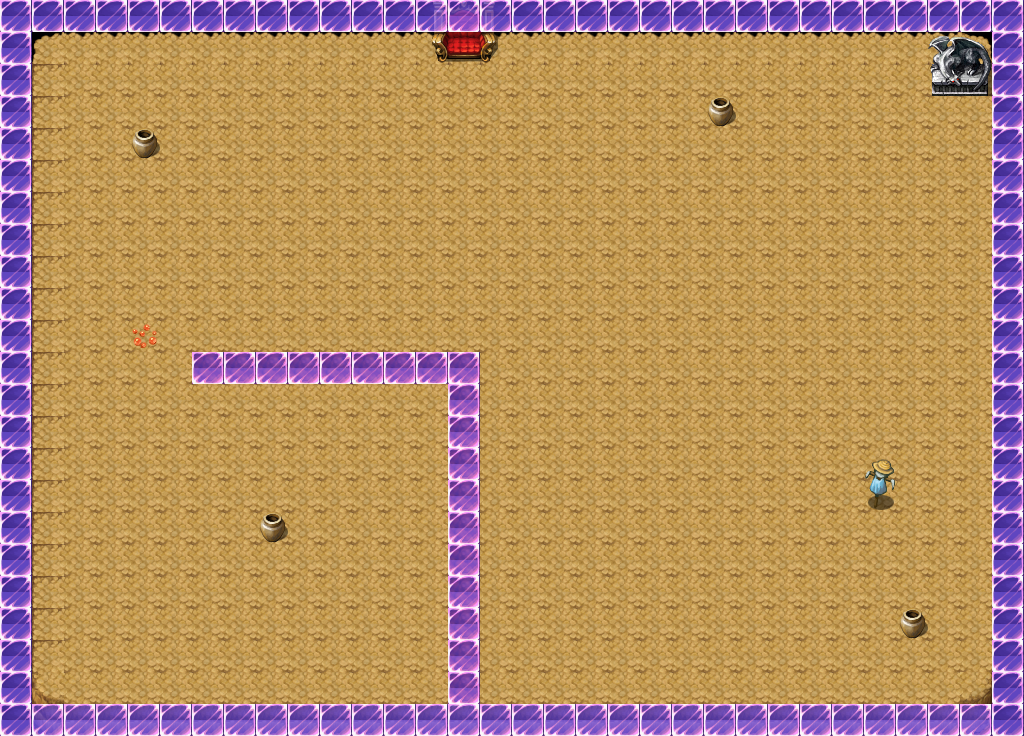

A level layout from a 2D game, rendered from its tile map. Below: a short description, then the map file with tile-grid data replaced by summaries:
An orthogonal 32x23 tile map with 32x32 px tiles, 3 tile layers (Tile Layer 1, Tile Layer 2, Tile Layer 3) and 3 objects (3x slime).

<map version="1.0" orientation="orthogonal" width="32" height="23" tilewidth="32" tileheight="32">
 <tileset firstgid="1" name="test" tilewidth="32" tileheight="32">
  <image source="../tilesets/test.png" width="1024" height="2016" />
 </tileset>
 <layer name="Tile Layer 1" width="32" height="23">
  <data>[736 cells, 730 non-empty, 11 distinct tile ids]</data>
 </layer>
 <layer name="Tile Layer 2" width="32" height="23">
  <data>[736 cells, 36 non-empty, 15 distinct tile ids]</data>
 </layer>
 <objectgroup name="Object Layer 1" width="32" height="23">
  <object name="slime_1" type="slime" x="288" y="192" width="32" height="32">
   <properties>
    <property name="image" value="enemy_giant" />
    <property name="level" value="1" />
   </properties>
  </object>
  <object name="slime_1" type="slime" x="642" y="256" width="32" height="32">
   <properties>
    <property name="image" value="enemy_giant" />
    <property name="level" value="1" />
   </properties>
  </object>
  <object name="slime_1" type="slime" x="162" y="578" width="32" height="32">
   <properties>
    <property name="image" value="enemy_giant" />
    <property name="level" value="1" />
   </properties>
  </object>
 </objectgroup>
 <layer name="Tile Layer 3" width="32" height="23">
  <data>[736 cells, 140 non-empty, 2 distinct tile ids]</data>
 </layer>
</map>
